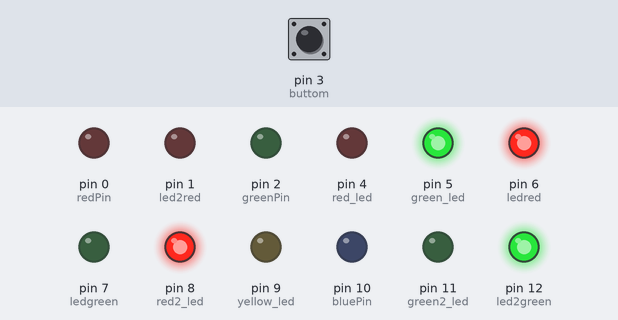
This sketch was run on a simulated Arduino Uno, built with avr-gcc and run on an emulated ATmega328P. On the bench: output pins drawn as LEDs (lit = HIGH). The test bench sets the inputs (shaded band); at power-on: pin 3 (buttom) LOW.

Above: at 0.1 s.
At 18.0 s:
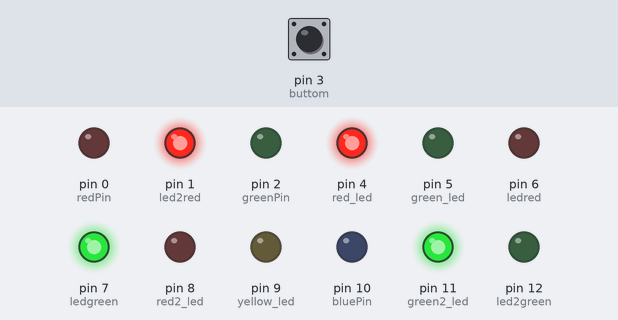
18.1 s: pin 3 (buttom) pulled HIGH for 3 s
At 20.6 s:
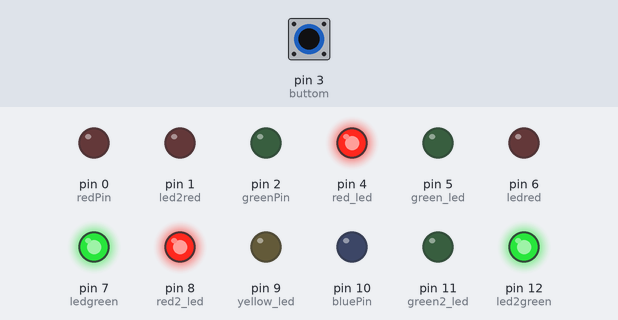
Timing chart, 0 to 37.5 s (numbered marks = the images above; inputs shaded):
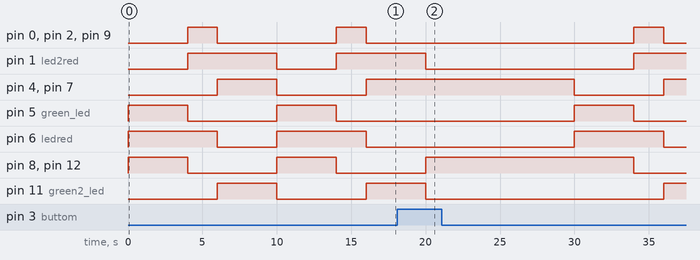

The sketch:

traffic_intersection1.ino
```cpp
#define ledgreen 7
#define ledred 6
#define buttom 3
int redPin=0;
int bluePin =10;
int greenPin=2;
int red_led = 4;
int green_led = 5;
int yellow_led = 9;
int red2_led = 8;
int green2_led = 11;
int led2green= 12;
int led2red= 1;
int Leitura = 0;
void setup()
{
	pinMode(redPin,OUTPUT);
	pinMode(greenPin,OUTPUT);
	pinMode(bluePin,OUTPUT);
	pinMode(red_led,OUTPUT);
	pinMode(green_led,OUTPUT);
	pinMode(ledgreen,OUTPUT);
	pinMode(ledred,OUTPUT);
	pinMode(yellow_led,OUTPUT);
	pinMode(red2_led,OUTPUT);
	pinMode(green2_led,OUTPUT);
	pinMode(led2green,OUTPUT);
	pinMode(led2red,OUTPUT);
	pinMode(buttom,INPUT);
}

void loop()
{
 	Leitura= digitalRead(buttom);
 	if(Leitura == HIGH)
  	{
  		digitalWrite(red_led,HIGH );
  		digitalWrite(ledgreen,HIGH );
  		digitalWrite(red2_led,HIGH );
  		digitalWrite(green2_led,LOW );
   		digitalWrite(led2green,HIGH );
    	digitalWrite(led2red,LOW );
    	delay(10000);
  	}
  	else
  	{
  		digitalWrite(red_led,LOW);
  		digitalWrite(green_led,HIGH);
    	digitalWrite(ledred,HIGH );
    	digitalWrite(ledgreen,LOW );
    	digitalWrite(redPin,LOW);
    	digitalWrite(greenPin,LOW);
    	digitalWrite(bluePin,LOW);
    	digitalWrite(red2_led,HIGH);
    	digitalWrite(green2_led,LOW);
    	digitalWrite(led2red,LOW );
    	digitalWrite(led2green,HIGH );
    	digitalWrite(yellow_led,LOW);
    	delay(4000);
  		digitalWrite(red_led,LOW);
  		digitalWrite(green_led,LOW);
    	digitalWrite(ledred,HIGH );
    	digitalWrite(ledgreen,LOW );
    	digitalWrite(redPin,255);
 		digitalWrite(greenPin,255);
    	digitalWrite(bluePin,0);
    	digitalWrite(red2_led,LOW);
    	digitalWrite(green2_led,LOW);
    	digitalWrite(led2red,HIGH );
    	digitalWrite(led2green,LOW );
    	digitalWrite(yellow_led,HIGH);
    	delay(2000);
    	digitalWrite(red_led,HIGH );
    	digitalWrite(green_led,LOW);
    	digitalWrite(ledred,LOW );
    	digitalWrite(ledgreen,HIGH );
    	digitalWrite(redPin,LOW);
    	digitalWrite(greenPin,LOW);
    	digitalWrite(bluePin,LOW);
    	digitalWrite(red2_led,LOW );
    	digitalWrite(green2_led,HIGH);
    	digitalWrite(led2red,HIGH );
    	digitalWrite(led2green,LOW );
    	digitalWrite(yellow_led,LOW);
    	delay(4000);
  	}
}
```
